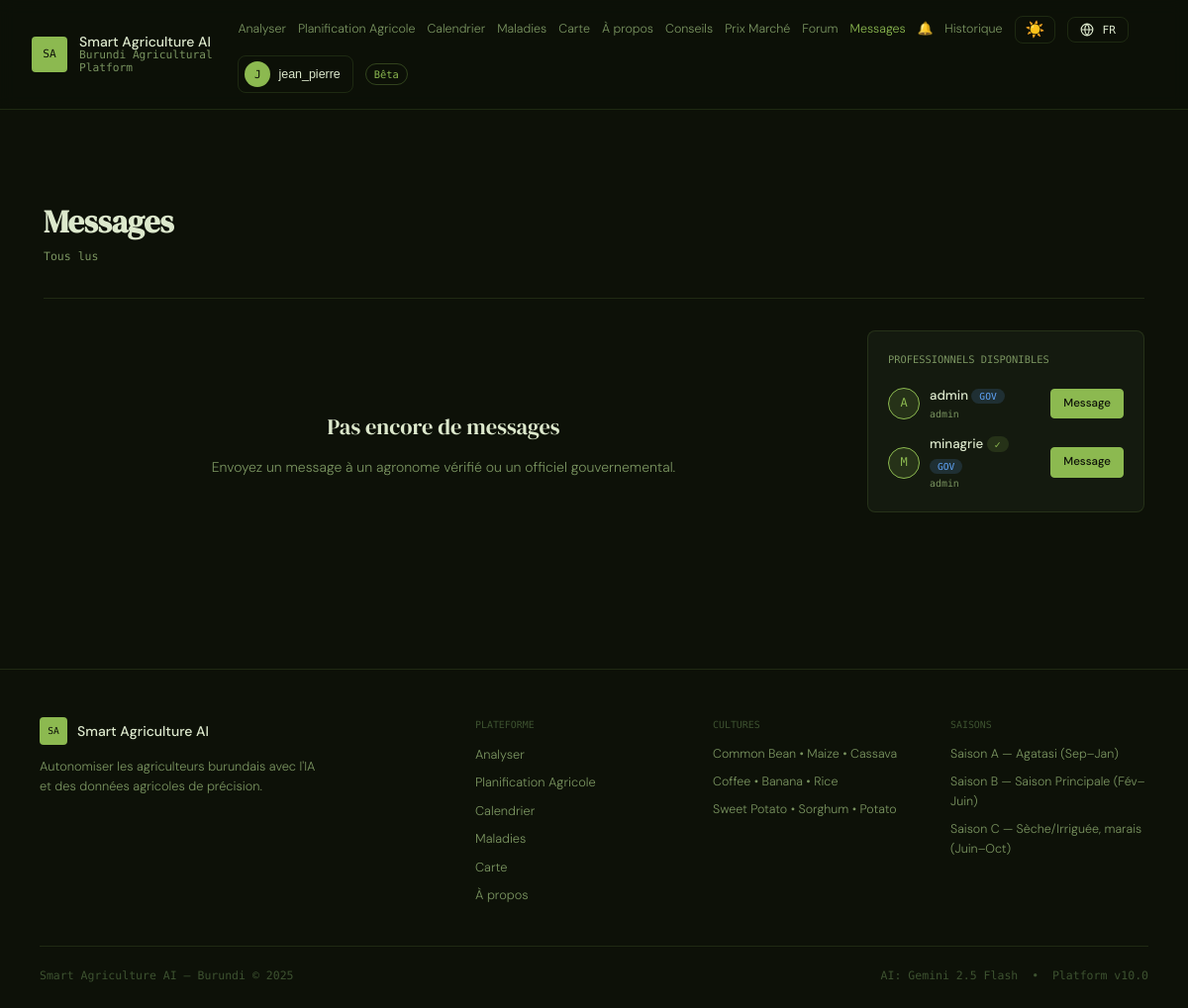
Screenshot of /community/messages (signed in) with the database file from the repository.
### models.py (models this page shows, shortened)
class User(UserMixin, db.Model):
    __tablename__ = "users"
    id            = db.Column(db.Integer, primary_key=True)
    username      = db.Column(db.String(64),  unique=True, nullable=False)
    email         = db.Column(db.String(120), unique=True, nullable=False)
    password_hash = db.Column(db.String(256), nullable=False)
    role          = db.Column(db.String(20),  nullable=False, default="farmer")
    language      = db.Column(db.String(5),   nullable=False, default="fr")  # fr | rn | en
    theme         = db.Column(db.String(10),  nullable=False, default="dark") # dark | light
    full_name     = db.Column(db.String(120), nullable=True)
    phone         = db.Column(db.String(30),  nullable=True)
    province      = db.Column(db.String(60),  nullable=True)
    commune       = db.Column(db.String(60),  nullable=True)
    created_at    = db.Column(db.DateTime, default=datetime.utcnow)
    last_login    = db.Column(db.DateTime, nullable=True)
    is_active                = db.Column(db.Boolean, default=True)
    is_verified_professional = db.Column(db.Boolean, default=False)
    analyses      = db.relationship("Analysis", backref="user", lazy=True, cascade="all, delete-orphan")
    farms         = db.relationship("Farm", backref="owner", lazy=True, cascade="all, delete-orphan")
    forum_posts   = db.relationship("ForumPost", backref="author", lazy=True, cascade="all, delete-orphan")
    forum_replies = db.relationship("ForumReply", backref="author", lazy=True, cascade="all, delete-orphan")
    sent_messages = db.relationship("DirectMessage", foreign_keys="DirectMessage.sender_id", backref="sender", lazy=True, cascade="all, delete-orphan")
    recv_messages = db.relationship("DirectMessage", foreign_keys="DirectMessage.receiver_id", backref="receiver", lazy=True)

### community_routes.py (the view, shortened to what this page needs)
@community_bp.route("/messages")
@login_required
def inbox():
    sent_to   = db.session.query(DirectMessage.receiver_id).filter_by(sender_id=current_user.id)
    recv_from = db.session.query(DirectMessage.sender_id).filter_by(receiver_id=current_user.id)
    partner_ids = {r[0] for r in sent_to} | {r[0] for r in recv_from}
    conversations = []
    conversations.sort(key=lambda x: x["last_msg"].created_at, reverse=True)
    professionals = User.query.filter(
        or_(User.is_verified_professional==True, User.role.in_(["admin","government"]))
    ).filter(User.id != current_user.id).all()
    total_unread = DirectMessage.query.filter_by(
        receiver_id=current_user.id, is_read=False
    ).count()
    return render_template("community/inbox.html",
        conversations=conversations, professionals=professionals,
        total_unread=total_unread)

### app.py (called while the page is built)
@login_manager.user_loader
def load_user(uid): return User.query.get(int(uid))

def get_current_lang():
    if current_user.is_authenticated and current_user.language in SUPPORTED_LANGS:
        return current_user.language
    return session.get("lang", DEFAULT_LANG)

def get_current_theme():
    if current_user.is_authenticated and current_user.theme in ("dark","light"):
        return current_user.theme
    return session.get("theme", "dark")

@app.context_processor
def inject_translation():
    lang  = get_current_lang()
    theme = get_current_theme()
    return {"t": lambda key: t(key, lang), "current_lang": lang,
            "lang_names": LANG_NAMES, "supported_langs": SUPPORTED_LANGS,
            "current_theme": theme}

### translations.py (called while the page is built)
def t(key: str, lang: str = DEFAULT_LANG) -> str:
    if lang not in SUPPORTED_LANGS:
        lang = DEFAULT_LANG
    entry = STRINGS.get(key)
    if not entry:
        return key  # untranslated key shown as-is, makes missing strings obvious during dev
    return entry.get(lang) or entry.get(DEFAULT_LANG) or key

### templates/community/inbox.html (shortened to what this page needs)
{% extends "base.html" %}
{% block content %}
<section class="history-hero">
    <div>
        <h1 class="cal-title">Messages</h1>
        <p class="cal-subtitle">{% if total_unread > 0 %}{{ total_unread }} non lu(s){% else %}Tous lus{% endif %}</p>
    </div>
</section>
<div style="display:grid;grid-template-columns:1fr 280px;gap:24px;align-items:start">
    <div>
        {% if conversations %}
        <div style="display:flex;flex-direction:column;gap:8px">
        {% for conv in conversations %}
        <a href="{{ url_for('community.conversation', partner_id=conv.partner.id) }}" style="text-decoration:none">
            <div class="forum-post-card" style="{% if conv.unread > 0 %}border-color:var(--color-green){% endif %}">
                <div style="display:flex;align-items:center;gap:14px">
                    <span class="forum-avatar forum-avatar--lg {% if conv.partner.is_verified_professional or conv.partner.role in ['admin','government'] %}forum-avatar--pro{% endif %}">
                        {{ conv.partner.username[0].upper() }}
                    </span>
                    <div style="flex:1;min-width:0">
                        <div style="display:flex;align-items:center;gap:8px;margin-bottom:3px">
                            <span style="font-weight:500;font-size:0.9rem">{{ conv.partner.username }}</span>
                            {% if conv.partner.is_verified_professional %}<span class="verified-badge">✓</span>{% endif %}
                            {% if conv.partner.role in ['admin','government'] %}<span class="gov-badge">GOV</span>{% endif %}
                            {% if conv.unread > 0 %}<span style="background:#f87171;color:#fff;font-family:var(--font-mono);font-size:0.6rem;padding:1px 6px;border-radius:999px">{{ conv.unread }}</span>{% endif %}
                        </div>
                        <p style="font-size:0.8rem;color:var(--color-text-muted);white-space:nowrap;overflow:hidden;text-overflow:ellipsis">
                            {% if conv.last_msg.sender_id == current_user.id %}Vous: {% endif %}{{ conv.last_msg.body[:60] }}{% if conv.last_msg.body|length > 60 %}…{% endif %}
                        </p>
                    </div>
                    <span style="font-family:var(--font-mono);font-size:0.65rem;color:var(--color-text-faint);white-space:nowrap">{{ conv.last_msg.created_at.strftime('%d %b') }}</span>
                </div>
            </div>
        </a>
        {% endfor %}
        </div>
        {% else %}
        <div class="history-empty">
            <p class="history-empty-title">Pas encore de messages</p>
            <p class="history-empty-body">Envoyez un message à un agronome vérifié ou un officiel gouvernemental.</p>
        </div>
        {% endif %}
    </div>
    <div class="admin-data-card" style="padding:20px">
        <p class="admin-data-title">Professionnels Disponibles</p>
        {% if professionals %}
        <div style="display:flex;flex-direction:column;gap:12px">
        {% for pro in professionals %}
        <div style="display:flex;align-items:center;gap:10px">
            <span class="forum-avatar forum-avatar--pro">{{ pro.username[0].upper() }}</span>
            <div style="flex:1">
                <p style="font-size:0.83rem;font-weight:500">{{ pro.username }}
                    {% if pro.is_verified_professional %}<span class="verified-badge">✓</span>{% endif %}
                    {% if pro.role in ['admin','government'] %}<span class="gov-badge">GOV</span>{% endif %}
                </p>
                <p style="font-family:var(--font-mono);font-size:0.62rem;color:var(--color-text-muted)">{{ pro.province or pro.role }}</p>
            </div>
            <a href="{{ url_for('community.conversation', partner_id=pro.id) }}" class="btn btn--primary" style="padding:5px 12px;font-size:0.72rem">Message</a>
        </div>
        {% endfor %}
        </div>
        {% else %}
        <p style="font-size:0.8rem;color:var(--color-text-faint)">Aucun professionnel disponible.</p>
        {% endif %}
    </div>
</div>
{% endblock %}

### templates/base.html (shortened to what this page needs)
<!DOCTYPE html>
<html lang="{{ current_lang }}" data-theme="{{ current_theme }}">
<head>
    <link rel="stylesheet" href="{{ url_for('static', filename='css/main.css') }}"/>
</head>
<body>
<header class="site-header">
    <a href="{{ url_for('index') }}" class="logo">
        <span class="logo-mark">SA</span>
        <div class="logo-text">
            <span class="logo-primary">Smart Agriculture AI</span>
            <span class="logo-tag">Burundi Agricultural Platform</span>
        </div>
    </a>
    <nav class="site-nav" id="desktopNav">
        <a href="{{ url_for('index') }}" class="nav-link {% if request.endpoint=='index' %}nav-link--active{% endif %}">{{ t('nav.analyze') }}</a>
        <a href="{{ url_for('farm.farm_list') }}" class="nav-link {% if request.blueprint=='farm' %}nav-link--active{% endif %}">{{ t('nav.farm_planning') }}</a>
        <a href="{{ url_for('calendar') }}" class="nav-link {% if request.endpoint=='calendar' %}nav-link--active{% endif %}">{{ t('nav.calendar') }}</a>
        <a href="{{ url_for('disease_library') }}" class="nav-link {% if request.endpoint=='disease_library' %}nav-link--active{% endif %}">{{ t('nav.diseases') }}</a>
        <a href="{{ url_for('outbreak_map') }}" class="nav-link {% if request.endpoint=='outbreak_map' %}nav-link--active{% endif %}">{{ t('nav.map') }}</a>
        <a href="{{ url_for('about') }}" class="nav-link {% if request.endpoint=='about' %}nav-link--active{% endif %}">{{ t('nav.about') }}</a>
        <a href="{{ url_for('features.planting_advice') }}" class="nav-link {% if request.endpoint=='features.planting_advice' %}nav-link--active{% endif %}">Conseils</a>
        <a href="{{ url_for('features.market') }}" class="nav-link {% if request.endpoint in ['features.market','features.market_post'] %}nav-link--active{% endif %}">Prix Marché</a>
        <a href="{{ url_for('community.forum') }}" class="nav-link {% if request.blueprint=='community' and 'forum' in (request.endpoint or '') %}nav-link--active{% endif %}">Forum</a>
        {% if current_user.is_authenticated %}
        <a href="{{ url_for('community.inbox') }}" class="nav-link {% if request.endpoint in ['community.inbox','community.conversation'] %}nav-link--active{% endif %}" id="inboxLink">
            Messages
        </a>
        <a href="{{ url_for('features.notifications') }}" class="nav-link {% if request.endpoint=='features.notifications' %}nav-link--active{% endif %}" id="notifLink">
            🔔
        </a>
        {% endif %}
        {% if current_user.is_authenticated %}
            <a href="{{ url_for('farm_history') }}" class="nav-link {% if 'history' in (request.endpoint or '') %}nav-link--active{% endif %}">{{ t('nav.history') }}</a>
        {% endif %}
        <button class="nav-theme-btn" id="themeToggleBtn" onclick="toggleTheme()" title="Toggle light/dark mode" aria-label="Toggle theme">
            <span id="themeIcon">{% if current_theme == 'light' %}🌙{% else %}☀️{% endif %}</span>
        </button>
        <div class="nav-lang-menu">
            <button class="nav-lang-btn" id="langMenuBtn" aria-label="Language">
                <svg width="14" height="14" viewBox="0 0 24 24" fill="none" stroke="currentColor" stroke-width="2"><circle cx="12" cy="12" r="10"/><path d="M2 12h20M12 2a15 15 0 0 1 0 20M12 2a15 15 0 0 0 0 20"/></svg>
                <span>{{ current_lang|upper }}</span>
            </button>
        </div>
        {% if current_user.is_authenticated %}
            <div class="nav-user-menu">
                <button class="nav-user-btn" id="userMenuBtn" aria-label="User menu">
                    <span class="nav-user-avatar">{{ current_user.username[0].upper() }}</span>
                    <span class="nav-user-name">{{ current_user.username }}</span>
                </button>
            </div>
        {% else %}
            <a href="{{ url_for('auth_login') }}" class="btn btn--outline nav-auth-btn">{{ t('nav.login') }}</a>
            <a href="{{ url_for('auth_register') }}" class="btn btn--primary nav-auth-btn">{{ t('nav.register') }}</a>
        {% endif %}
        <span class="nav-badge">{{ t('nav.beta') }}</span>
    </nav>
</header>
<main class="site-main">
    {% block content %}{% endblock %}
</main>
<footer class="site-footer">
    <div class="footer-grid">
        <div class="footer-brand">
            <div class="footer-logo">
                <span class="logo-mark logo-mark--sm">SA</span>
                <span class="footer-brand-name">Smart Agriculture AI</span>
            </div>
            <p class="footer-tagline">{{ t('footer.tagline') }}</p>
        </div>
        <div class="footer-col">
            <p class="footer-col-title">{{ t('footer.platform') }}</p>
            <a href="{{ url_for('index') }}" class="footer-link">{{ t('nav.analyze') }}</a>
            <a href="{{ url_for('farm.farm_list') }}" class="footer-link">{{ t('nav.farm_planning') }}</a>
            <a href="{{ url_for('calendar') }}" class="footer-link">{{ t('nav.calendar') }}</a>
            <a href="{{ url_for('disease_library') }}" class="footer-link">{{ t('nav.diseases') }}</a>
            <a href="{{ url_for('outbreak_map') }}" class="footer-link">{{ t('nav.map') }}</a>
            <a href="{{ url_for('about') }}" class="footer-link">{{ t('nav.about') }}</a>
        </div>
        <div class="footer-col">
            <p class="footer-col-title">{{ t('footer.crops') }}</p>
            <span class="footer-text">Common Bean &bull; Maize &bull; Cassava</span>
            <span class="footer-text">Coffee &bull; Banana &bull; Rice</span>
            <span class="footer-text">Sweet Potato &bull; Sorghum &bull; Potato</span>
        </div>
        <div class="footer-col">
            <p class="footer-col-title">{{ t('footer.seasons') }}</p>
            <span class="footer-text">{{ t('season.a') }}</span>
            <span class="footer-text">{{ t('season.b') }}</span>
            <span class="footer-text">{{ t('season.c') }}</span>
        </div>
    </div>
    <div class="footer-bottom">
        <span>Smart Agriculture AI &mdash; Burundi &copy; 2025</span>
        <span class="footer-bottom-right">AI: Gemini 2.5 Flash &nbsp;&bull;&nbsp; Platform v10.0</span>
    </div>
</footer>
</body>
</html>

### rows the page displays
User: username "J", username "jean_pierre"
User: username "A", username "admin", shows "GOV", province+role "admin"
User: username "M", username "minagrie", shows "GOV", province+role "admin"

### other values shown
{{ t('nav.analyze') }} "Analyser"
{{ t('nav.farm_planning') }} "Planification Agricole"
{{ t('nav.calendar') }} "Calendrier"
{{ t('nav.diseases') }} "Maladies"
{{ t('nav.map') }} "Carte"
{{ t('nav.about') }} "À propos"
{{ t('nav.history') }} "Historique"
{{ current_lang|upper }} "FR"
{{ t('nav.beta') }} "Bêta"
{{ t('footer.tagline') }} "Autonomiser les agriculteurs burundais avec l'IA et des données agricoles de précision."
{{ t('footer.platform') }} "PLATEFORME"
{{ t('footer.crops') }} "CULTURES"
{{ t('footer.seasons') }} "SAISONS"
{{ t('season.a') }} "Saison A — Agatasi (Sep–Jan)"
{{ t('season.b') }} "Saison B — Saison Principale (Fév–Juin)"
